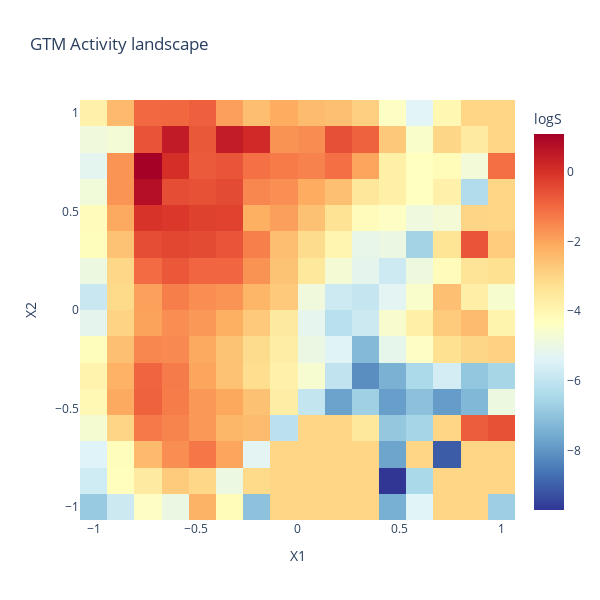

The code cell stored with this chart in its notebook:
### Code cell
trace = [go.Heatmap(x=grid['X1'],y=grid['X2'],z=grid['logS'],colorscale='RdYlBu_r',colorbar=dict(title="logS"))]

layout = go.Layout(title='GTM Activity landscape',xaxis_title="X1",yaxis_title="X2",width=600,height=600)

fig = go.Figure(data=trace,layout=layout)

fig.show()

### Figure 1 — Plotly figure (JSON) as saved in the notebook; plotly's stock layout.template omitted (floating-point values rounded to 4 significant figures; data arrays with more than 128 entries replaced by an {"elided": "..."} marker saying what was removed)
{"data": [{"colorbar": {"title": {"text": "logS"}}, "colorscale": [[0, "rgb(49,54,149)"], [0.1, "rgb(69,117,180)"], [0.2, "rgb(116,173,209)"], [0.3, "rgb(171,217,233)"], [0.4, "rgb(224,243,248)"], [0.5, "rgb(255,255,191)"], [0.6, "rgb(254,224,144)"], [0.7, "rgb(253,174,97)"], [0.8, "rgb(244,109,67)"], [0.9, "rgb(215,48,39)"], [1, "rgb(165,0,38)"]], "type": "heatmap", "x": {"elided": "256 float values"}, "y": {"elided": "256 float values"}, "z": {"elided": "256 float values"}}], "layout": {"height": 600, "title": {"text": "GTM Activity landscape"}, "width": 600, "xaxis": {"title": {"text": "X1"}}, "yaxis": {"title": {"text": "X2"}}}}
